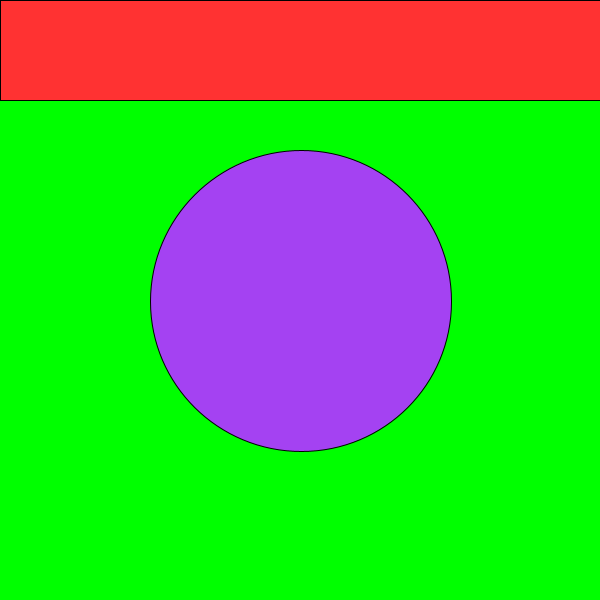
Frame 1 (no input)
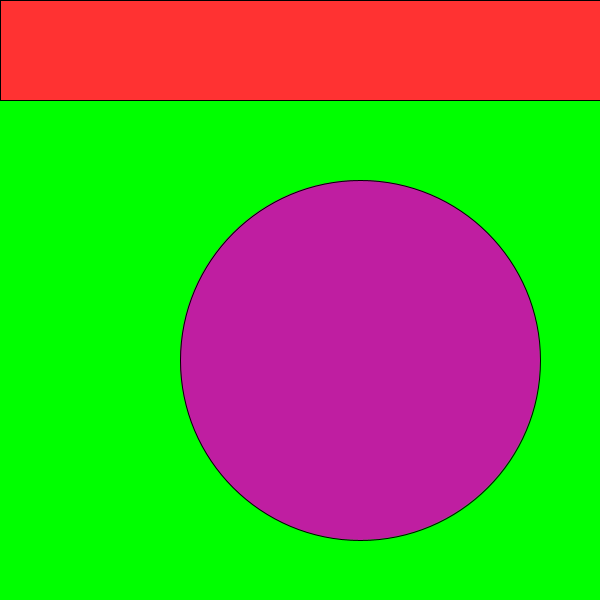
Frame 60 (the mouse pressed at the canvas centre just before this capture)
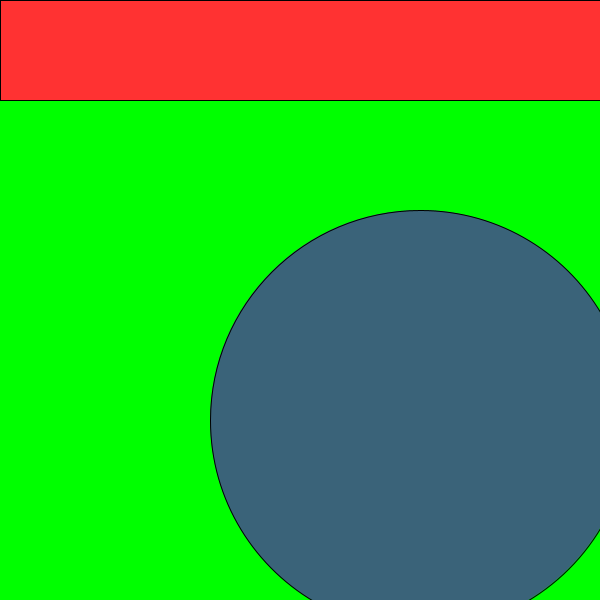
Frame 120 (the mouse held since frame 60 and released just before this capture)

The Processing sketch that drew these frames (run headless with seeded random() and noise(); from frame 60 on, the mouse is pressed at the canvas centre):

// Processing sketch: processing_61960
// ── processing_61960.pde

float radius;
float ballX;
float ballY;
float xSpeed;
float ySpeed;

void setup()
{
  size(600, 600);
  background(255, 255, 255);
  smooth();
  frameRate(60);
  radius = 100;
  ballX = width/2;
  ballY = height/2;
  xSpeed = 1;
  ySpeed = 1;
}

void draw()
{
  background(0, 255, 0);
  fill(255, 50, 50);
  rect(0, 0, 600, 100);
  fill(random(255), random(255), random(255));

  // Is ball at the bottom?
  if (ballY >= height-radius )
  {
    ballY = height-radius;
    ySpeed = ySpeed * (-1) ;
  }

  // Is ball at the top?
  if (ballY <= radius )
  {
    ballY = radius;
    ySpeed = ySpeed * (-1) ;
  }

  // Is ball at the right edge?
  if (ballX >= width-radius )
  {
    ballX = width-radius;
    xSpeed = xSpeed * (-1) ;
  }

  // Is ball at the left edge?
  if (ballX <= radius )
  {
    ballX = radius;
    xSpeed = xSpeed * (-1) ;
  }



  ballX = ballX + xSpeed;
  ballY = ballY + ySpeed;
  ellipse( ballX, ballY, ballY, ballY );
  println("x=" + ballX + " y=" + ballY);
  if (ballY >= height-150 )
  {
    textSize(100);
    textAlign(CENTER);
    fill (0, 0, 0);
    text ( "OUCH!", 300, 300) ;
  }
}





void mouseDragged()
{
  ballX = mouseX;
  xSpeed = mouseX - pmouseX ;

  ballY = mouseY;
  ySpeed = mouseY - pmouseY ;
}
